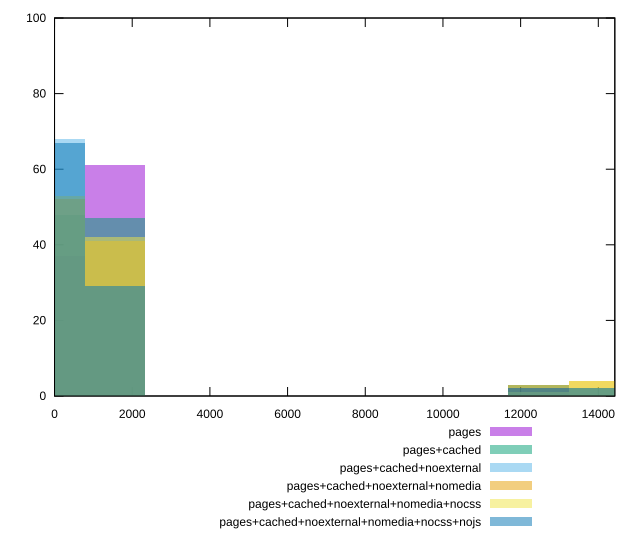

Recreate this plot in gnuplot.
reset

$pages <<EOF
0 37
1558.191624960836 61
12465.532999686688 2
EOF

$pagesCached <<EOF
0 48
12465.532999686688 3
14023.724624647524 2
1558.191624960836 47
EOF

$pagesCachedNoexternal <<EOF
0 68
1558.191624960836 29
14023.724624647524 2
12465.532999686688 1
EOF

$pagesCachedNoexternalNomedia <<EOF
1558.191624960836 41
0 52
14023.724624647524 4
12465.532999686688 3
EOF

$pagesCachedNoexternalNomediaNocss <<EOF
0 53
12465.532999686688 1
1558.191624960836 42
14023.724624647524 4
EOF

$pagesCachedNoexternalNomediaNocssNojs <<EOF
0 67
1558.191624960836 29
14023.724624647524 2
12465.532999686688 2
EOF

set key outside below
set boxwidth 1558.191624960836
set xrange [0:14425]
set yrange [0:100]
set trange [0:100]
set style fill transparent solid 0.5 noborder
set terminal svg size 640, 540 enhanced background rgb 'white'
set output "reprap/uses-rel-preload/comparison/histogram/all_raw.svg"

plot $pages title "pages" with boxes, \
     $pagesCached title "pages+cached" with boxes, \
     $pagesCachedNoexternal title "pages+cached+noexternal" with boxes, \
     $pagesCachedNoexternalNomedia title "pages+cached+noexternal+nomedia" with boxes, \
     $pagesCachedNoexternalNomediaNocss title "pages+cached+noexternal+nomedia+nocss" with boxes, \
     $pagesCachedNoexternalNomediaNocssNojs title "pages+cached+noexternal+nomedia+nocss+nojs" with boxes

reset
